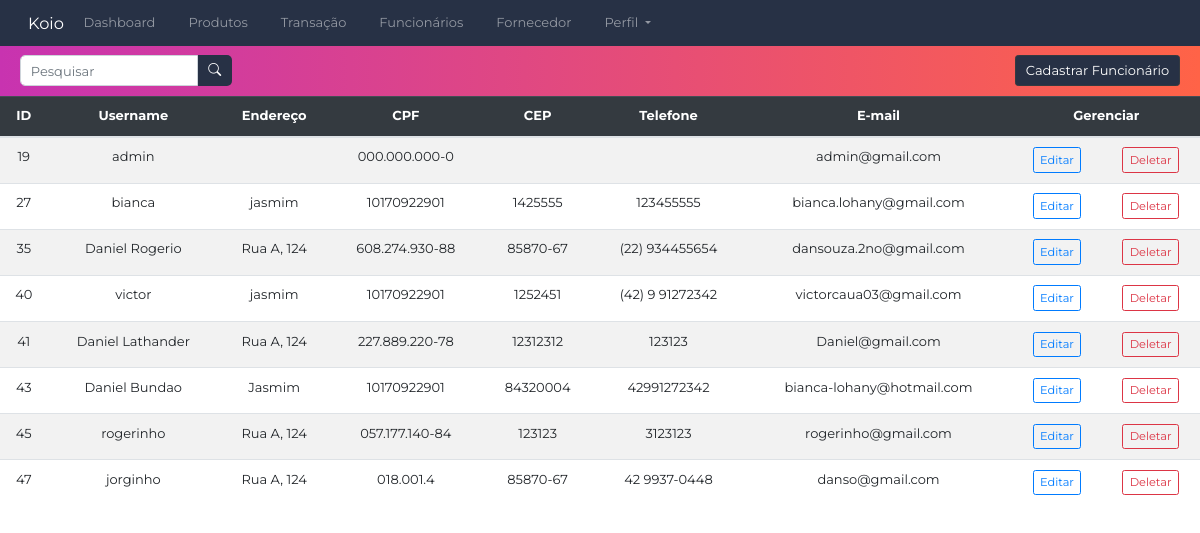
/funcionario/ (signed in), run on the app's committed database.
### CRUDfuncionario/models.py (models this page shows, shortened)
class Funcionario(AbstractUser):
    idFuncionario = models.AutoField(primary_key=True)
    nivelDeAcesso = models.IntegerField(default=1)
    enderecoFuncionario = models.CharField(max_length=30)
    CPF = CPFField('CPF',default='000.000.000-0',validators=[valida_cpf])
    CEP = models.CharField(max_length=8)
    telefone = models.CharField(max_length=20)
    funcao = models.CharField(max_length=30)
    username = models.CharField(max_length=30,default='default_username', unique=True,
                                validators=[valida_texto])
    password = models.CharField(max_length=100, default='default_password')
    email = models.EmailField(unique=True, default='daniel@gmail.com',
                              validators = [EmailValidator(message="Insira um endereco de email valído")])
    def __init__(self, *args: Any, **kwargs: Any) -> None:
        super().__init__(*args, **kwargs)

### CRUDfuncionario/views.py (the view)
# urls.py: path('', Funcionarios, name="funcionario"),
def Funcionarios(request):
    if verifica_login(request):
        funcionarios = Funcionario.objects.all()
        return render(request, "funcionarios.html", {"funcionarios": funcionarios})
    else:
        return redirect(login_view)

### login/views.py (called while the page is built)
def verifica_login(request):
        return 'user_id' in request.session

### CRUDfuncionario/templates/funcionarios.html (shortened to what this page needs)
{% extends 'navbar.html' %}
{% load static %}
{% block extra_css %}
<link rel="stylesheet" type="text/css" href="{% static 'css/funcionario.css' %}">
{% endblock %}
{% block content%}
<div class="container-table">
    <div class="rectangle">
        <form class="d-flex align-items-center">
            <input class="form-control me-2 w-100" type="search" id="searchInput" placeholder="Pesquisar" aria-label="Search">
            <button class="btn btn-search" type="submit">
                <i class="bi bi-search"></i>
            </button>
        </form>
        <a href="{% url 'cadastrarFuncionario_view' %}" class="btn btn-dark ms-auto">Cadastrar Funcionário</a>
    </div>
    <table class="table table-striped table-responsive-lg">
        <thead class="table-dark">
                <tr>
                <th scope="col">ID</th>
                <th scope="col">Username</th>
                <th scope="col">Endereço</th>
                <th scope="col">CPF</th>
                <th scope="col">CEP</th>
                <th scope="col">Telefone</th>
                <th scope="col">E-mail</th>
                <th scope="col" colspan="2">Gerenciar</th>
            </tr>
        </thead>
        <tbody id="funcTable">
            {% for funcionario in funcionarios %}
            <tr>
                <td>{{ funcionario.idFuncionario }}</td>
                <td>{{ funcionario.username }}</td>
                <td>{{ funcionario.enderecoFuncionario }}</td>
                <td>{{ funcionario.CPF }}</td>
                <td>{{ funcionario.CEP }}</td>
                <td>{{ funcionario.telefone }}</td>
                <td>{{ funcionario.email }}</td>
                <td>
                    <a href="{% url 'editarFuncionario_view' funcionario.idFuncionario %}" class="btn btn-outline-primary btn-sm">Editar</a>
                </td>
                <td>
                    <a href="{% url 'deleteFuncionario_view' funcionario.idFuncionario %}" class="btn btn-outline-danger btn-sm">Deletar</a>
                </td>
            </tr>
            {% endfor %}
        </tbody>
    </table>
</div>
{% endblock %}

### Static/css/base.css (style rules this page uses)
* { font-family: 'Montserrat', sans-serif; font-size: 13px; }
.rectangle { display: flex; justify-content: space-between; align-items: center; background: linear-gradient(to right, rgba(200, 51, 176), rgba(255, 99, 71)); height: 50px; width: 100%; padding: 20px; }
#searchInput { width: 100%; border-radius: 5px 0px 0px 5px; }
.btn-search { color: white; background-color: #273145; border-radius: 0px 5px 5px 0px; }
.btn-dark { background-color: #273145; }
.table { width: 100%; margin: 0; padding: 0; }
.table thead th, .table tbody td { text-align: center; }

### data on the page
Funcionario: idFuncionario "19", username "admin", CPF "000.000.000-0", email "admin@gmail.com"
Funcionario: idFuncionario "27", username "bianca", enderecoFuncionario "jasmim", CPF "10170922901", CEP "1425555", telefone "123455555", email "bianca.lohany@gmail.com"
Funcionario: idFuncionario "35", username "Daniel Rogerio", enderecoFuncionario "Rua A, 124", CPF "608.274.930-88", CEP "85870-67", telefone "(22) 934455654", email "dansouza.2no@gmail.com"
Funcionario: idFuncionario "40", username "victor", enderecoFuncionario "jasmim", CPF "10170922901", CEP "1252451", telefone "(42) 9 91272342", email "victorcaua03@gmail.com"
Funcionario: idFuncionario "41", username "Daniel Lathander", enderecoFuncionario "Rua A, 124", CPF "227.889.220-78", CEP "12312312", telefone "123123", email "Daniel@gmail.com"
Funcionario: idFuncionario "43", username "Daniel Bundao", enderecoFuncionario "Jasmim", CPF "10170922901", CEP "84320004", telefone "42991272342", email "bianca-lohany@hotmail.com"
Funcionario: idFuncionario "45", username "rogerinho", enderecoFuncionario "Rua A, 124", CPF "057.177.140-84", CEP "123123", telefone "3123123", email "rogerinho@gmail.com"
Funcionario: idFuncionario "47", username "jorginho", enderecoFuncionario "Rua A, 124", CPF "018.001.4", CEP "85870-67", telefone "42 9937-0448", email "danso@gmail.com"
